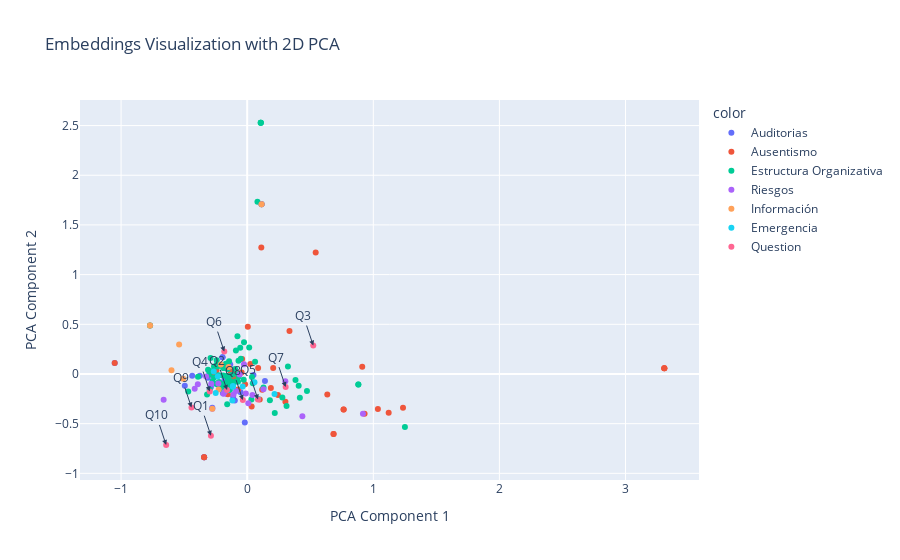
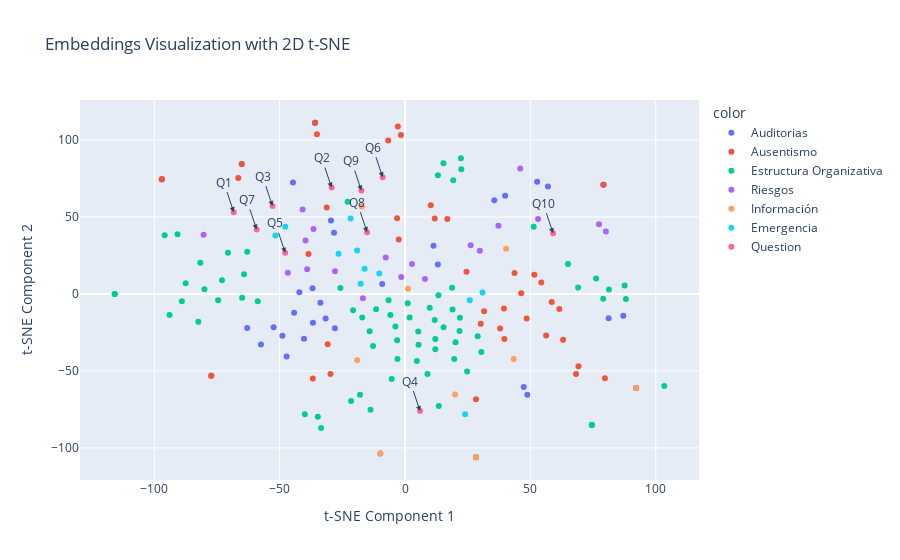
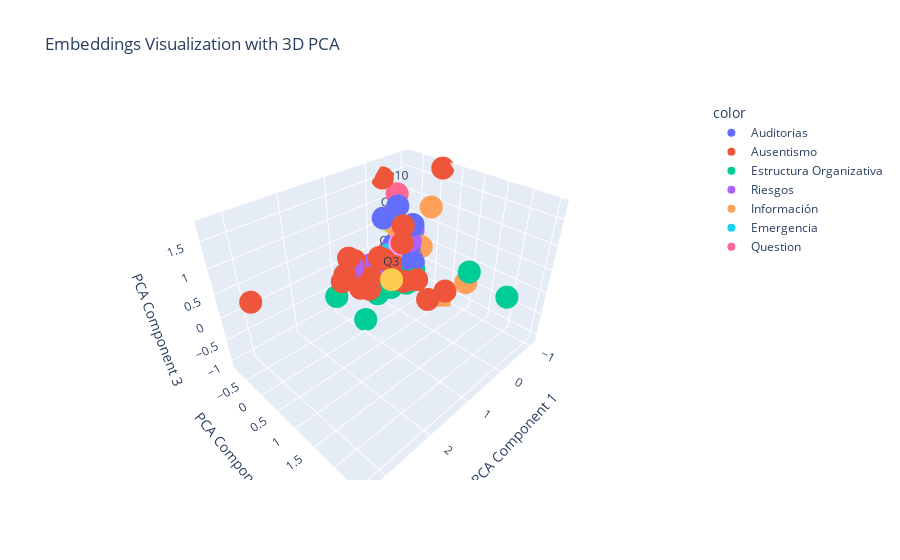
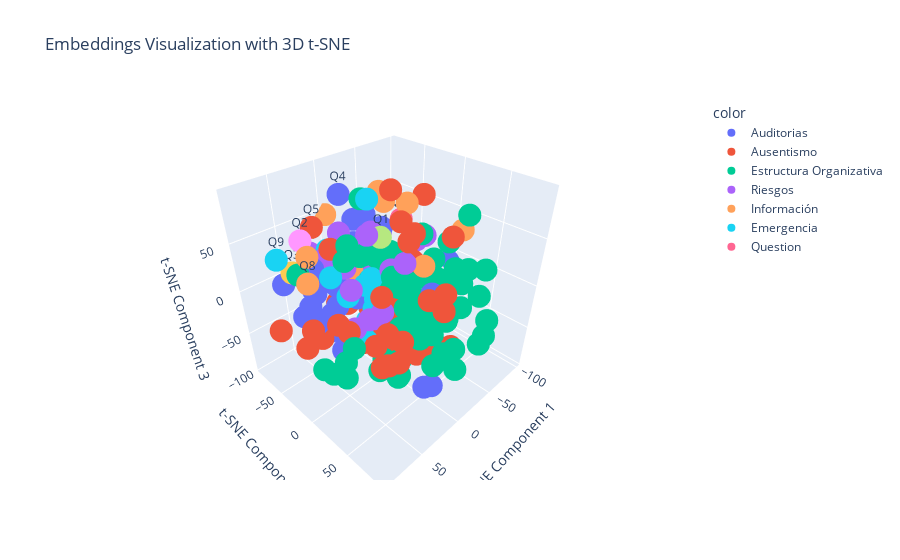

Notebook code cell kept with these figures, in order:
### Code cell
# Collecting sentence embeddings for each model
model_embeddings = []
model_labels = []
models_list = []

for key, model in models.items():
    for paragraph in model.original_paragraphs:
        embedding = model._get_sentence_embedding_pretrained(paragraph)
        model_embeddings.append(embedding)
        model_labels.append(key)
    models_list.append(key)

# Collecting embeddings for questions and finding the closest model for each question
question_embeddings = []
question_closest_models = []
question_similarities = []
question_closest_paragraphs = []

for question in questions:
    query_embedding = model._get_sentence_embedding_pretrained(question)
    question_embeddings.append(query_embedding)
    
    # Find the closest model
    closest_model = None
    highest_similarity = -1
    closest_paragraph = ""
    for model_name, model in models.items():
        similarities = [
            (model._cosine_similarity(query_embedding, model._get_sentence_embedding_pretrained(paragraph)), paragraph)
            for paragraph in model.original_paragraphs
        ]
        max_similarity, best_paragraph = max(similarities, key=lambda x: x[0])
        if max_similarity > highest_similarity:
            highest_similarity = max_similarity
            closest_model = model_name
            closest_paragraph = best_paragraph
    
    question_closest_models.append(closest_model)
    question_similarities.append(highest_similarity)
    question_closest_paragraphs.append(closest_paragraph)

# Printing questions and their related data based on similarity
for question, closest_model, similarity in zip(questions, question_closest_models, question_similarities):
    if similarity > 0.75:
        print(f"Question: {question}")
        print(f"Closest Model: {closest_model}")
        print(f"Similarity: {similarity:.2f}")
        print()
    else:
        print(f"'{question}' does not have enough similarity")

# Combining model embeddings and question embeddings
all_embeddings = np.array(model_embeddings + question_embeddings)
labels = model_labels + ["Question"] * len(questions)
hover_texts = model_labels + [
    f"Question: {question}<br>Closest Model: {closest_model}<br>Similarity: {similarity:.2f}<br>Chunk: {closest_paragraph[:100]}..."
    for question, closest_model, similarity, closest_paragraph in zip(questions, question_closest_models, question_similarities, question_closest_paragraphs)
]

# Reducing dimensionality using PCA for 2D and 3D plots
pca_2d = PCA(n_components=2)
pca_2d_result = pca_2d.fit_transform(all_embeddings)

pca_3d = PCA(n_components=3)
pca_3d_result = pca_3d.fit_transform(all_embeddings)

# Reducing dimensionality using t-SNE for 2D and 3D plots
tsne_2d = TSNE(n_components=2, random_state=42)
tsne_2d_result = tsne_2d.fit_transform(all_embeddings)

tsne_3d = TSNE(n_components=3, random_state=42)
tsne_3d_result = tsne_3d.fit_transform(all_embeddings)

# Plotting with 2D PCA
fig_pca = px.scatter(
    x=pca_2d_result[:, 0], 
    y=pca_2d_result[:, 1], 
    color=labels, 
    hover_data={'label': hover_texts},
    labels={'x': 'PCA Component 1', 'y': 'PCA Component 2'},
    title="Embeddings Visualization with 2D PCA"
)

# Adding annotations for questions in 2D PCA plot
for i, question in enumerate(questions):
    fig_pca.add_annotation(
        x=pca_2d_result[len(model_embeddings) + i, 0], 
        y=pca_2d_result[len(model_embeddings) + i, 1], 
        text=f"Q{i+1}", 
        showarrow=True,
        arrowhead=2
    )

# Plotting with 2D t-SNE
fig_tsne = px.scatter(
    x=tsne_2d_result[:, 0], 
    y=tsne_2d_result[:, 1], 
    color=labels, 
    hover_data={'label': hover_texts},
    labels={'x': 't-SNE Component 1', 'y': 't-SNE Component 2'},
    title="Embeddings Visualization with 2D t-SNE"
)

# Adding annotations for questions in 2D t-SNE plot
for i, question in enumerate(questions):
    fig_tsne.add_annotation(
        x=tsne_2d_result[len(model_embeddings) + i, 0], 
        y=tsne_2d_result[len(model_embeddings) + i, 1], 
        text=f"Q{i+1}", 
        showarrow=True,
        arrowhead=2
    )

# Plotting with 3D PCA
fig_pca_3d = px.scatter_3d(
    x=pca_3d_result[:, 0], 
    y=pca_3d_result[:, 1], 
    z=pca_3d_result[:, 2], 
    color=labels, 
    hover_data={'label': hover_texts},
    labels={'x': 'PCA Component 1', 'y': 'PCA Component 2', 'z': 'PCA Component 3'},
    title="Embeddings Visualization with 3D PCA"
)

# Adding annotations for questions in 3D PCA plot
for i, question in enumerate(questions):
    fig_pca_3d.add_trace(go.Scatter3d(
        x=[pca_3d_result[len(model_embeddings) + i, 0]],
        y=[pca_3d_result[len(model_embeddings) + i, 1]],
        z=[pca_3d_result[len(model_embeddings) + i, 2]],
        text=f"Q{i+1}",
        mode='markers+text',
        textposition='top center',
        showlegend=False
    ))

# Plotting with 3D t-SNE
fig_tsne_3d = px.scatter_3d(
    x=tsne_3d_result[:, 0], 
    y=tsne_3d_result[:, 1], 
    z=tsne_3d_result[:, 2], 
    color=labels, 
    hover_data={'label': hover_texts},
    labels={'x': 't-SNE Component 1', 'y': 't-SNE Component 2', 'z': 't-SNE Component 3'},
    title="Embeddings Visualization with 3D t-SNE"
)

# Adding annotations for questions in 3D t-SNE plot
for i, question in enumerate(questions):
    fig_tsne_3d.add_trace(go.Scatter3d(
        x=[tsne_3d_result[len(model_embeddings) + i, 0]],
        y=[tsne_3d_result[len(model_embeddings) + i, 1]],
        z=[tsne_3d_result[len(model_embeddings) + i, 2]],
        text=f"Q{i+1}",
        mode='markers+text',
        textposition='top center',
        showlegend=False
    ))

# Show plots
fig_pca.show()
fig_tsne.show()
fig_pca_3d.show()
fig_tsne_3d.show()
